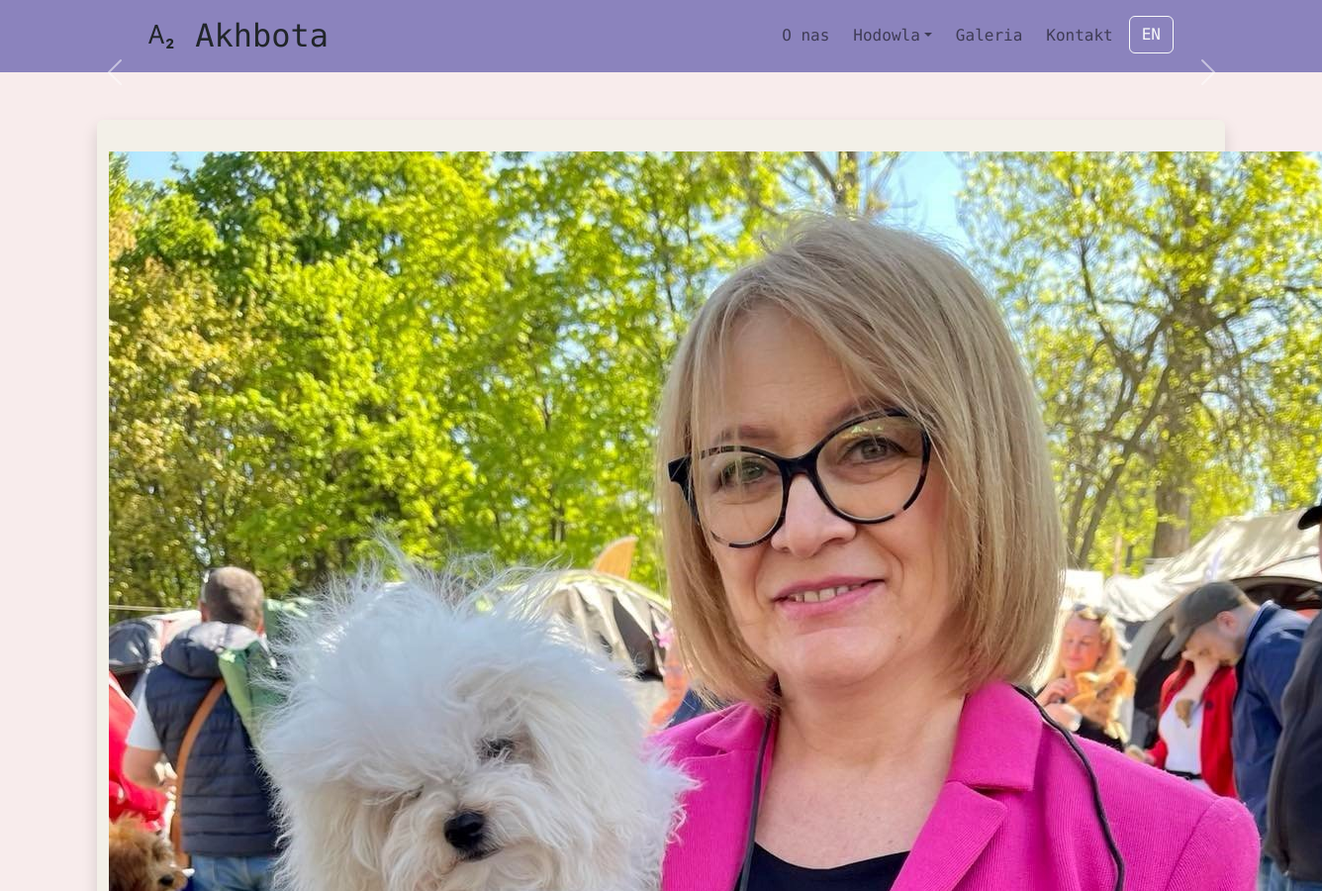
Before: / (upper part) with the older database file.
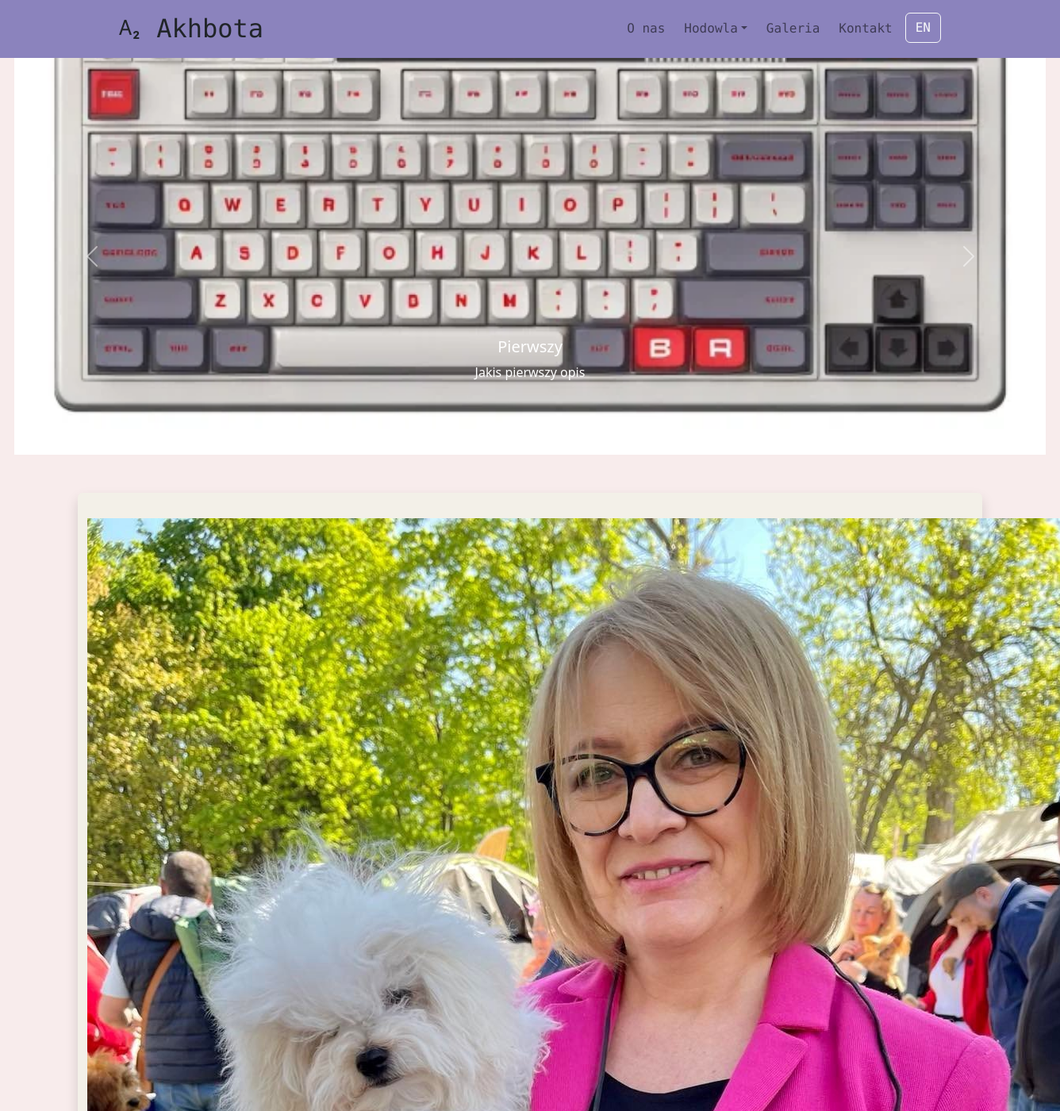
After: the same page with the newer database file.
### main_app/models.py (models this page shows, shortened)
class Carousel_Items(models.Model):
    title = models.CharField(max_length=100, blank=True)
    description = models.CharField(max_length=255, blank=True)
    image = models.ImageField(upload_to='uploads/carousel/', blank=True)

### main_app/views.py (the view)
# urls.py: path('', views.home , name='home'),
def home(request):
    carousel_items = Carousel_Items.objects.all()
    return render(request, 'home.html', {'carousel_items':carousel_items})

### main_app/templates/home.html (shortened to what this page needs)
{% extends 'base.html' %}
{% load static %}
{% block content %}
<center>
  <div id="carouselExampleInterval" class="carousel slide" data-bs-ride="carousel">
    <div class="carousel-inner">
      {% for item in carousel_items %}
        <div class="carousel-item {% if forloop.first %}active{% endif %}" data-bs-interval="3000">
          <img src="{{item.image.url}}" class="d-block w-100" alt="...">
          <div class="carousel-caption d-none d-md-block">
            <h5>{{ item.title }}</h5>
            <p>{{ item.description }}</p>
          </div>
        </div>
      {% endfor %%}
    </div>
    <button class="carousel-control-prev" type="button" data-bs-target="#carouselExample" data-bs-slide="prev">
      <span class="carousel-control-prev-icon" aria-hidden="true"></span>
    </button>
    <button class="carousel-control-next" type="button" data-bs-target="#carouselExample" data-bs-slide="next">
      <span class="carousel-control-next-icon" aria-hidden="true"></span>
    </button>
  </div>
</center>
<center>
  <div id="about" class="container content-container rounded shadow py-3 mb-5 mt-5">
    <div class="row">
      <div class="col-md mt-3 mb-3 text-center">
        <img src="media/pictures/profil_o_nas.jpg">
      </div>
    </div>
  </div>
</center>
{% endblock %}

### main_app/templates/base.html (shortened to what this page needs)
{% load static %}
<!DOCTYPE html>
<html lang="en">
    <head>
        <link href="{% static 'css/styles.css' %}" rel="stylesheet">
        <link href="{% static 'css/styles_bootstrap.css' %}" rel="stylesheet">
        <link rel="stylesheet" href="https://cdn.jsdelivr.net/npm/bootstrap-icons@1.11.3/font/bootstrap-icons.min.css">
    </head>
<body>
    <div class="content" id="top">
        {% include 'navbar.html'%}
        {% block content %}
        {% endblock %}
    </div>
</body>
</html>

### main_app/templates/navbar.html (shortened to what this page needs)
<nav class="navbar navbar-expand-lg navbar-light my-navbar-color pt-3 pb-3">
    <div class="container px-4 px-lg-5 d-flex justify-content-between">
      <a class="text-dark mb-0 h3 text-decoration-none logo" style="font-size:xx-large;" href="#"><i class="bi bi-subscript"></i>  Akhbota</a>
      <div class="collapse navbar-collapse justify-content-end" id="navbarSupportedContent">
        <ul class="navbar-nav ms-lg-4">
            <li class="nav-item my-nav-item mx-1"><a class="nav-link" aria-current="page" href="#o-nas" data-lang-key="nav_about">O nas</a></li>
            <li class="nav-item my-nav-item dropdown mx-1">
                <a class="nav-link dropdown-toggle" id="navbarDropdown" href="#" role="button" data-bs-toggle="dropdown" aria-expanded="false" data-lang-key="nav_hodowla">Hodowla</a>
            </li>
            <li class="nav-item my-nav-item mx-1"><a class="nav-link" href="#galeria" data-lang-key="nav_gallery">Galeria</a></li>
            <li class="nav-item my-nav-item mx-1"><a class="nav-link" href="#kontakt" data-lang-key="nav_contact">Kontakt</a></li>
            <li class="nav-item mx-1"><button class="toggle-button-translate btn btn-outline-light" onclick="toggleLanguage()">EN</button></li>
        </ul>
      </div>
    </div>
</nav>

### static/css/styles.css (style rules this page uses)
:root { --body-background-color: #f8ececd7; --div-size: 1300px; --div-background-color: #f8ecec; --nav-color: #8b83bd; --nav-font-hover-color: #FFF2CC; --carousel-caption-color: #ffff; --footer-icon-hover-color: #FFF2CC; --footer-text-color: #2c2424; }
body { display: flex; flex-direction: column; min-height: 100vh; margin: 0; }
.content { flex: 1; background-color: var(--div-background-color); }
.container { text-align: center; background-color: #f3f0e8 }
nav .container { background-color: transparent; }
.my-navbar-color { background-color: var(--nav-color); font-family: "Source Code Pro", monospace; }
.my-nav-item { transition: 0.3s ease-in-out; border-bottom: 1px solid transparent; text-decoration: none; padding-bottom: 0px; }
.logo { transition: 0.3s ease-in-out; }
.carousel { max-height: 500px; max-width: var(--div-size); }
.carousel-inner { display: flex; max-height: 500px; }
.carousel-item { max-height: 500px; display: flex; justify-content: center; }
.carousel-item img { max-height: 100%; object-fit: cover; }

Changed rows visible on the page:
added Carousel_Items: image (picture), title "Pierwszy", description "Jakis pierwszy opis"
